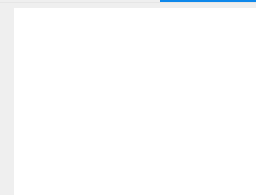
            <widget class="QWidget" name="m_tabMember">
             <attribute name="title">
              <string>成员(0)</string>
             </attribute>
             <layout class="QVBoxLayout" name="verticalLayout_17">
              <property name="spacing">
               <number>0</number>
              </property>
              <property name="leftMargin">
               <number>0</number>
              </property>
              <property name="topMargin">
               <number>0</number>
              </property>
              <property name="rightMargin">
               <number>0</number>
              </property>
              <property name="bottomMargin">
               <number>0</number>
              </property>
              <item>
               <widget class="Line" name="m_lineMember">
                <property name="minimumSize">
                 <size>
                  <width>0</width>
                  <height>2</height>
                 </size>
                </property>
                <property name="maximumSize">
                 <size>
                  <width>16777215</width>
                  <height>2</height>
                 </size>
                </property>
                <property name="styleSheet">
                 <string notr="true">border: none;
background-color: #0e88eb;
margin-left: 160px;</string>
                </property>
                <property name="orientation">
                 <enum>Qt::Horizontal</enum>
                </property>
               </widget>
              </item>
              <item>
               <widget class="Line" name="m_lineLongMember">
                <property name="minimumSize">
                 <size>
                  <width>0</width>
                  <height>1</height>
                 </size>
                </property>
                <property name="maximumSize">
                 <size>
                  <width>16777215</width>
                  <height>1</height>
                 </size>
                </property>
                <property name="styleSheet">
                 <string notr="true">border: none;
background-color: #e6e6e6;</string>
                </property>
                <property name="orientation">
                 <enum>Qt::Horizontal</enum>
                </property>
               </widget>
              </item>
              <item>
               <widget class="QListView" name="m_listMember">
                <property name="styleSheet">
                 <string notr="true">QListView{
font-family: 微软雅黑;
font-size: 14px;
color: #666666;
padding-left: 14px;
border: none;
padding-top: 5px;
}

QListView::item{
    width: 290px;
    min-height: 8px;
    margin-top: 10px;
}

QScrollBar:vertical {                 
    background:transparent;  
    width:9px;  
    margin: 0px 0px 2px 0px;  
}  
  
QScrollBar::handle:vertical {  
    background: rgb(195, 195, 195);  
    min-height: 20px;  
    border-radius: 3px;  
}  
  
QScrollBar::handle:vertical:hover{  
    background:rgba(0,0,0,30%);  
}  
  
QScrollBar::add-line:vertical {  
    height: 0px;  
    subcontrol-position: bottom;  
    subcontrol-origin: margin;  
}  
  
QScrollBar::sub-line:vertical {  
    height: 0px;  
    subcontrol-position: top;  
    subcontrol-origin: margin;  
}</string>
                </property>
                <property name="selectionMode">
                 <enum>QAbstractItemView::NoSelection</enum>
                </property>
                <property name="spacing">
                 <number>0</number>
                </property>
               </widget>
              </item>
             </layout>
            </widget>
